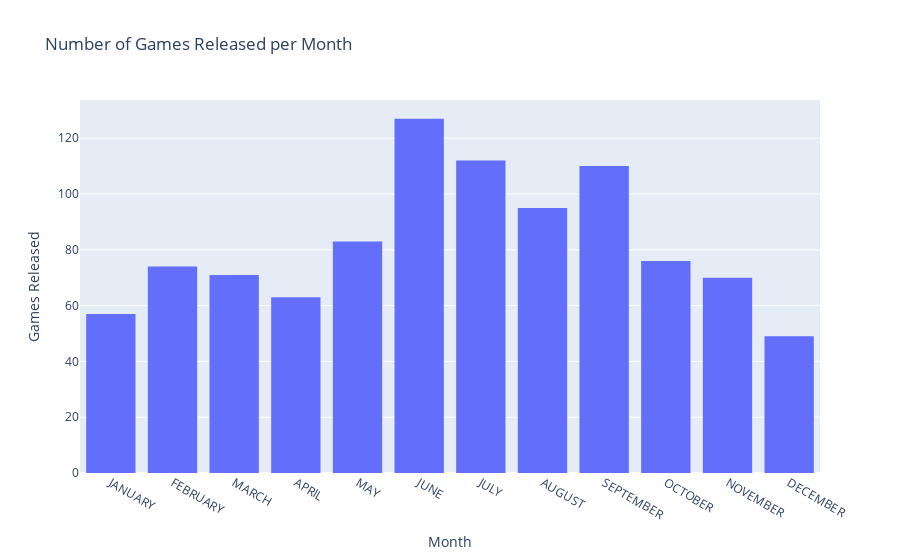

The notebook cell saved with this chart:
### Code cell
#Graph
px.histogram(vg, x='Month', 
            title='Number of Games Released per Month').update_layout(   
            yaxis_title='Games Released')

### Figure 1 — Plotly figure (JSON) as saved in the notebook; plotly's stock layout.template omitted (floating-point values rounded to 4 significant figures; data arrays with more than 128 entries replaced by an {"elided": "..."} marker saying what was removed)
{"data": [{"alignmentgroup": "True", "bingroup": "x", "hovertemplate": "Month=%{x}<br>count=%{y}<extra></extra>", "legendgroup": "", "marker": {"color": "#636efa", "pattern": {"shape": ""}}, "name": "", "offsetgroup": "", "orientation": "v", "showlegend": false, "type": "histogram", "x": {"elided": "987 str values"}, "xaxis": "x", "yaxis": "y"}], "layout": {"barmode": "relative", "legend": {"tracegroupgap": 0}, "title": {"text": "Number of Games Released per Month"}, "xaxis": {"anchor": "y", "domain": [0, 1], "title": {"text": "Month"}}, "yaxis": {"anchor": "x", "domain": [0, 1], "title": {"text": "Games Released"}}}}
